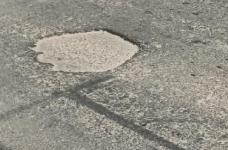
#> input picture ai/scratch_pothole_crop.jpg, 228 x 150 px
$ python -i rebuild_and_train.py   (imports and definitions only)
#> lines starting #> are read from the running program, lines starting #| are printed output that depends on the picture
#> further down, picture is the input picture: PIL image 228x150 RGB; mean R, G, B 147.4, 144.2, 134.7
import os
import shutil
import glob
from pathlib import Path
# pyrefly: ignore [missing-import]
from PIL import Image, ImageEnhance

ROOT = Path(__file__).resolve().parents[2]
ARTIFACTS_DIR = Path(r"C:\Users\dell\.gemini\antigravity-ide\brain\a409c871-3bf0-4ecb-8e30-cfa9d474f23b")
DATASET_FINAL = ROOT / "ai" / "dataset_final"
DRAINAGE_DIR = DATASET_FINAL / "Drainage"

# Real-world drainage base images
drainage_sources = [
    ROOT / "backend" / "uploads" / "1788721565385-601837779.png", # User's actual uploaded drainage
] + list(ARTIFACTS_DIR.glob("*drain*.jpg"))

# [7 lines not run here, left out]

flip_lr = getattr(Image.Transpose, "FLIP_LEFT_RIGHT", getattr(Image, "FLIP_LEFT_RIGHT", 0))
resample_bilinear = getattr(Image.Resampling, "BILINEAR", getattr(Image, "BILINEAR", 2))

def generate_augmentations(img):
    aug_list = []
    # 1. Original
    aug_list.append(img)
    # 2. Horizontal flip
    aug_list.append(img.transpose(flip_lr))

    # 3. Rotations
    for angle in [-10, -5, 5, 10]:
        r = img.rotate(angle, resample=resample_bilinear)
        aug_list.append(r)
        aug_list.append(r.transpose(flip_lr))
#> this loop made 4 passes
#> pass 1, in generate_augmentations, `r = img.rotate(angle, resample=resample_bilinear)`:
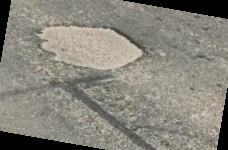
#> r: PIL image 228x150 RGB; mean R, G, B 135.2, 132.2, 123.4
#> pass 2, in generate_augmentations, `r = img.rotate(angle, resample=resample_bilinear)`:
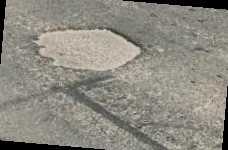
#> r: PIL image 228x150 RGB; mean R, G, B 140.6, 137.5, 128.3
#> pass 3, in generate_augmentations, `r = img.rotate(angle, resample=resample_bilinear)`:
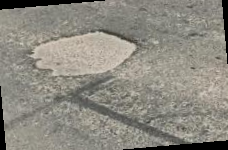
#> r: PIL image 228x150 RGB; mean R, G, B 140.5, 137.5, 128.3
#> after the loop:
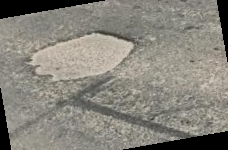
#> r: PIL image 228x150 RGB; mean R, G, B 135, 132.1, 123.3
#> after the loop, aug_list = 10 items

    # 4. Crops and zooms
    w, h = img.size
#> w = 228; h = 150
    for factor in [0.8, 0.85, 0.9]:
        cw, ch = int(w * factor), int(h * factor)
        # Center
        aug_list.append(img.crop(((w-cw)//2, (h-ch)//2, (w-cw)//2 + cw, (h-ch)//2 + ch)).resize((w, h), resample_bilinear))
        # Top-left
        aug_list.append(img.crop((0, 0, cw, ch)).resize((w, h), resample_bilinear))
        # Bottom-right
        aug_list.append(img.crop((w-cw, h-ch, w, h)).resize((w, h), resample_bilinear))
        # Bottom-left (focus on drain ditch)
        aug_list.append(img.crop((0, h-ch, cw, h)).resize((w, h), resample_bilinear))
#> after the loop, aug_list = 22 items

    # 5. Brightness and contrast
    for b in [0.85, 0.95, 1.1, 1.2]:
        aug_list.append(ImageEnhance.Brightness(img).enhance(b))
#> after the loop, aug_list = 26 items
    for c in [0.9, 1.15, 1.25]:
        aug_list.append(ImageEnhance.Contrast(img).enhance(c))
#> after the loop, aug_list = 29 items

    return aug_list

# Generate 150 real drainage training images
count = 0
target = 150
base_images = []
# [13 lines not run here, left out]

idx = 0
# [12 lines not run here, left out]

>>> from PIL import Image
>>> picture = Image.open('../scratch_pothole_crop.jpg')
>>> result = generate_augmentations(picture)
#> result = 29 items

$ run again, on ai/scratch_stamp.png
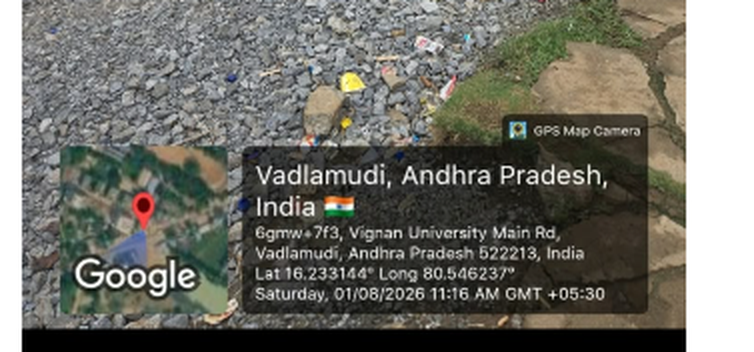
#> input picture ai/scratch_stamp.png, 754 x 352 px
#> picture is the input picture: PIL image 754x352 RGBA; mean R, G, B, A 113.6, 112.9, 105.5, 255
#> the loop in generate_augmentations, `for angle in [-10, -5, 5, 10]:` made 4 passes
#> pass 1, in generate_augmentations, `r = img.rotate(angle, resample=resample_bilinear)`:
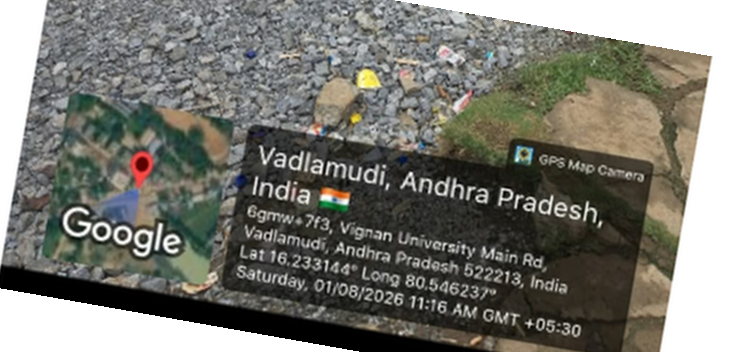
#> r: PIL image 754x352 RGBA; mean R, G, B, A 98.7, 98.1, 90.9, 229.4; transparent parts drawn white
#> after the loop in generate_augmentations, `for angle in [-10, -5, 5, 10]:`:
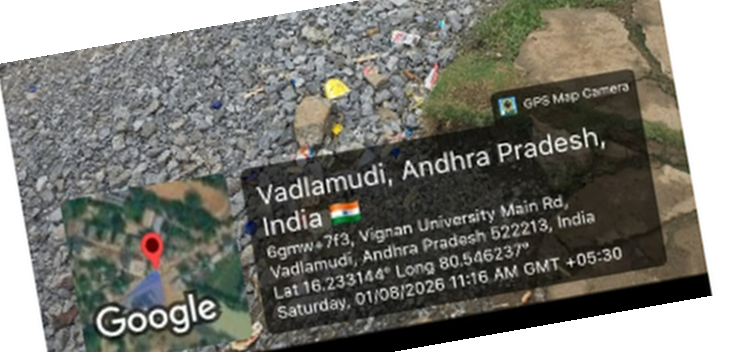
#> r: PIL image 754x352 RGBA; mean R, G, B, A 99.6, 99, 92.3, 229.4; transparent parts drawn white
#> after the loop in generate_augmentations, `for angle in [-10, -5, 5, 10]:`: aug_list = 10 items
#> after the loop in generate_augmentations, `for factor in [0.8, 0.85, 0.9]:`: aug_list = 22 items
#> after the loop in generate_augmentations, `for b in [0.85, 0.95, 1.1, 1.2]:`: aug_list = 26 items
#> after the loop in generate_augmentations, `for c in [0.9, 1.15, 1.25]:`: aug_list = 29 items

$ run again, on ai/user_pothole_vadlamudi.jpg
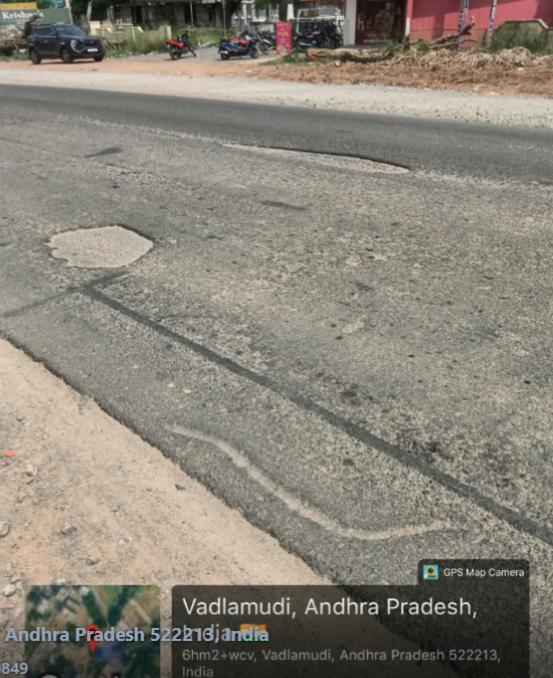
#> input picture ai/user_pothole_vadlamudi.jpg, 553 x 678 px
#> picture is the input picture: PIL image 553x678 RGB; mean R, G, B 136.7, 130.9, 120.1
#> the loop in generate_augmentations, `for angle in [-10, -5, 5, 10]:` made 4 passes
#> pass 1, in generate_augmentations, `r = img.rotate(angle, resample=resample_bilinear)`:
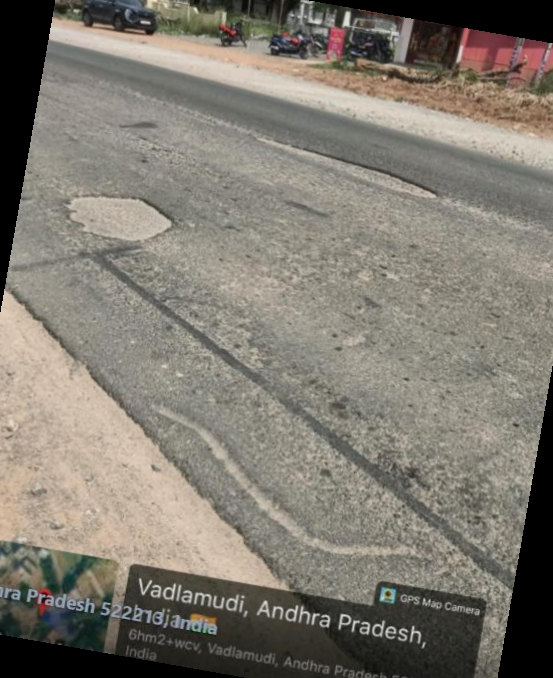
#> r: PIL image 553x678 RGB; mean R, G, B 127.7, 122.5, 112.5
#> after the loop in generate_augmentations, `for angle in [-10, -5, 5, 10]:`:
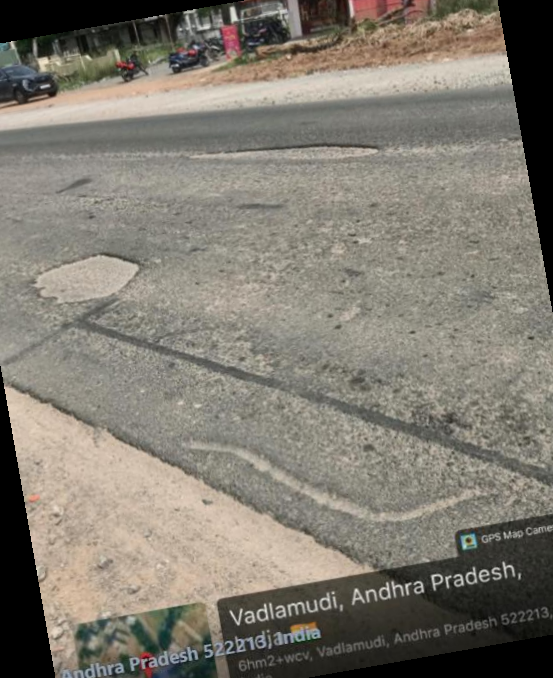
#> r: PIL image 553x678 RGB; mean R, G, B 128.3, 123.1, 112.9
#> after the loop in generate_augmentations, `for angle in [-10, -5, 5, 10]:`: aug_list = 10 items
#> after the loop in generate_augmentations, `for factor in [0.8, 0.85, 0.9]:`: aug_list = 22 items
#> after the loop in generate_augmentations, `for b in [0.85, 0.95, 1.1, 1.2]:`: aug_list = 26 items
#> after the loop in generate_augmentations, `for c in [0.9, 1.15, 1.25]:`: aug_list = 29 items
